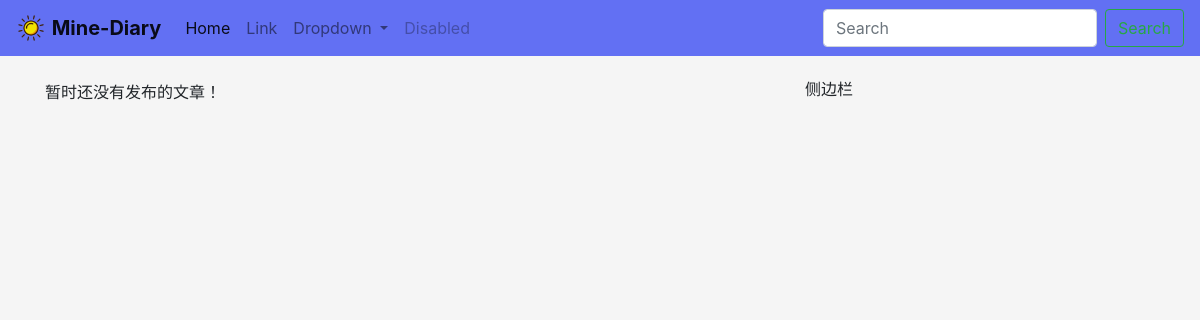
The app's page /, older data.
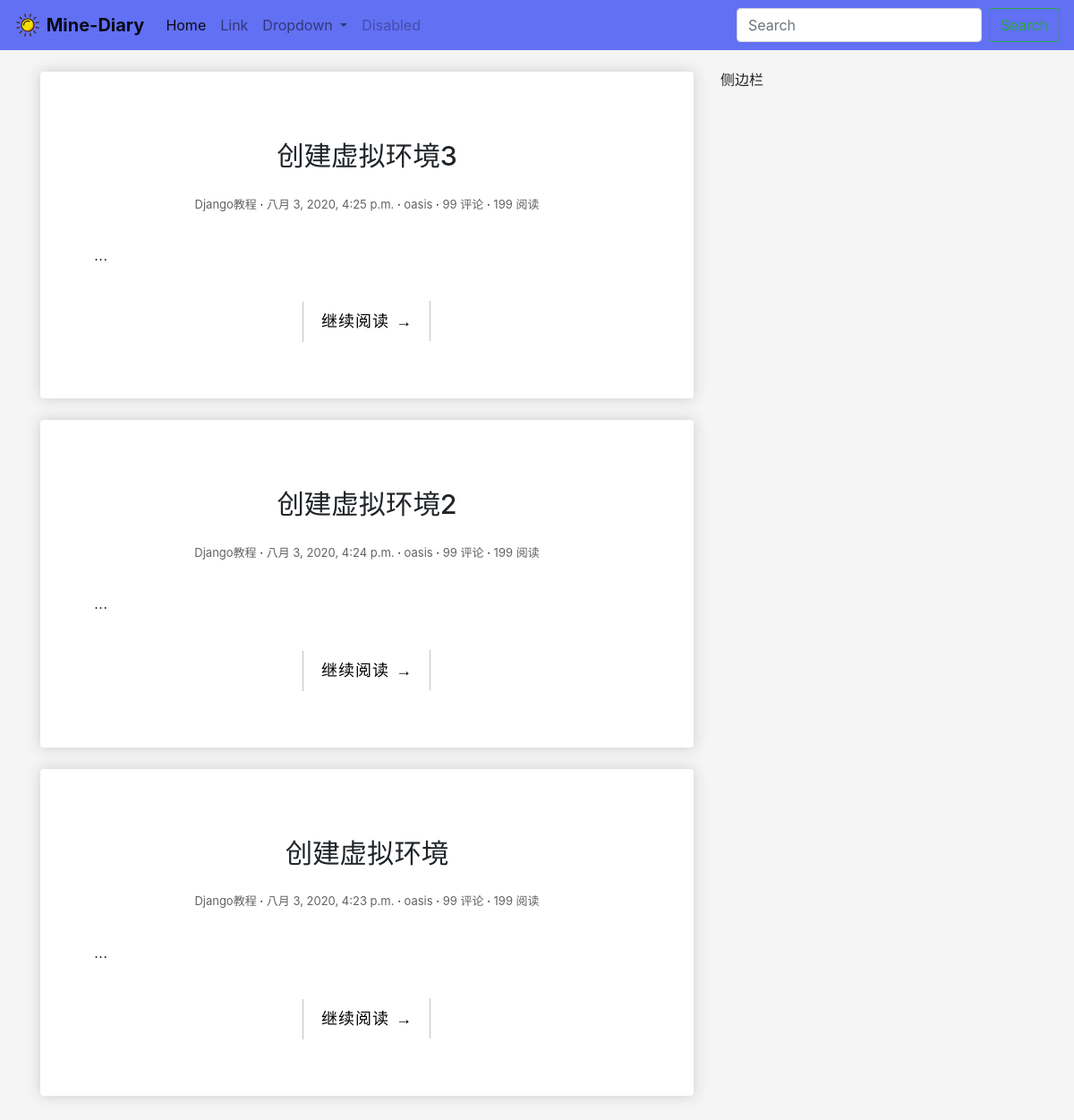
The same page, newer data.
### blog/models.py (models this page shows, shortened)
class Post(models.Model):
    author = models.ForeignKey(
        User, verbose_name='作者', on_delete=models.CASCADE)
    title = models.CharField('标题', max_length=100)
    body = models.TextField('正文')
    created_time = models.DateTimeField('创建时间', default=timezone.now)
    modified_time = models.DateTimeField('修改时间')
    excerpt = models.CharField('摘要', max_length=100, blank=True)
    categories = models.ForeignKey(
        Category, verbose_name='归档', on_delete=models.CASCADE)
    tags = models.ManyToManyField(Tag, verbose_name='标签', blank=True)
    class Meta:
        verbose_name = '文章'
        verbose_name_plural = '文章'

class Category(models.Model):
    name = models.CharField(max_length=100)
    class Meta:
        verbose_name = '分类'
        verbose_name_plural = '分类'

### blog/views.py (the view)
# urls.py: path('', index, name='index')
def index(request):
    post_list = Post.objects.order_by('-created_time')
    return render(request, 'blog/index.html', context={'post_list': post_list})

### blog/templates/blog/index.html
{% extends 'base.html' %}
{% block main %}
  {% for post in post_list %}
  <div class="box-element post">
    <article class="post post-{{ post.pk }}">
      <header class="entry-header">
        <h1 class="entry-title">
          <a>{{ post.title }}</a>
        </h1>
        <div class="entry-meta">
          <span class="post-category"><a>{{ post.categories.name }}</a></span>
          <span class="post-date"><a><time class="entry-date"
                datetime="{{ post.created_time }}">{{ post.created_time }}</time></a></span>
          <span class="post-author"><a>{{ post.author }}</a></span>
          <span class="comments-link"><a>99 评论</a></span>
          <span class="views-count"><a>199 阅读</a></span>
        </div>
      </header>
      <div class="entry-content clearfix">
        <p>{{ post.excerpt }}...</p>
        <div class="read-more cl-effect-14">
          <a href="{{ post.get_absolute_url }}" class="more-link">继续阅读 <span class="meta-nav">→</span></a>
        </div>
      </div>
      <br>
      <br>
    </article>
  </div>
  <br>
  {% empty %}
  <div class="no-post">暂时还没有发布的文章！</div>
  {% endfor %}
{% endblock main %}

### blog/templates/base.html (shortened to what this page needs)
{% load static %}
<!DOCTYPE html>
<html>
<head>
  <link rel="stylesheet" href="https://stackpath.bootstrapcdn.com/bootstrap/4.5.0/css/bootstrap.min.css"
>
  <link rel="stylesheet" type="text/css" href="{% static 'blog/css/main.css' %}">
</head>
<body>
  <nav class="navbar navbar-expand-lg navbar-light" style="background-color: rgb(98, 112, 243);">
    <a class="navbar-brand" href="{% url 'index' %}">
      <img src="{% static 'blog/images/sun.png' %}" width="30" height="30" class="d-inline-block align-top" alt=""
        loading="lazy">
      <strong>Mine-Diary</strong>
    </a>
    <div class="collapse navbar-collapse" id="navbarSupportedContent">
      <ul class="navbar-nav mr-auto">
        <li class="nav-item active">
          <a class="nav-link" href="{% url 'index' %}">Home <span class="sr-only">(current)</span></a>
        </li>
        <li class="nav-item">
          <a class="nav-link" href="#">Link</a>
        </li>
        <li class="nav-item dropdown">
          <a class="nav-link dropdown-toggle" href="#" id="navbarDropdown" role="button" data-toggle="dropdown"
            aria-haspopup="true" aria-expanded="false">
            Dropdown
          </a>
        </li>
        <li class="nav-item">
          <a class="nav-link disabled" href="#" tabindex="-1" aria-disabled="true">Disabled</a>
        </li>
      </ul>
      <form class="form-inline my-2 my-lg-0">
        <input class="form-control mr-sm-2" type="search" placeholder="Search" aria-label="Search">
        <button class="btn btn-outline-success my-2 my-sm-0" type="submit">Search</button>
      </form>
    </div>
  </nav>
  <br>
  <div class="content-body">
    <div class="container">
      <div class="row">
        <main class="col-md-8">
          {% block main %}
          {% endblock main %}
        </main>
        <aside class="col-md-4">
          <h6>侧边栏</h6>
        </aside>
      </div>
    </div>
  </div>
</body>
</html>

### blog/static/blog/css/main.css (style rules this page uses)
body { background-color: whitesmoke; }
.box-element { box-shadow: hsl(0, 0%, 80%) 0 0 16px; background-color: #fff; border-radius: 4px; padding: 10px; }
.content-body { padding-bottom: 4em; }
.post { background: #fff; padding: 30px 30px 0; }
.entry-title { text-align: center; font-size: 1.9em; margin-bottom: 20px; line-height: 1.6; padding: 10px 20px 0; }
.entry-meta { text-align: center; color: #646161; font-size: 13px; margin-bottom: 30px; }
.entry-content { font-size: 18px; line-height: 1.9; font-weight: 300; color: #000; }
.post-category::after, .post-date::after, .post-author::after, .comments-link::after { content: ' ·'; color: #000; }
.read-more { font-family: 'Ubuntu', sans-serif; font-weight: 400; word-spacing: 1px; letter-spacing: 0.01em; text-align: center; margin-top: 20px; }
.more-link { text-decoration: none; color: black; }
.cl-effect-14 a { padding: 0 20px; height: 45px; line-height: 45px; position: relative; display: inline-block; margin: 15px 25px; letter-spacing: 1px; font-weight: 400; text-shadow: 0 0 1px rgba(255, 255, 255, 0.3); }
.cl-effect-14 a::before, .cl-effect-14 a::after { position: absolute; width: 45px; height: 1px; background: #C3C3C3; content: ''; -webkit-transition: all 0.3s; -moz-transition: all 0.3s; transition: all 0.3s; pointer-events: none; }
.cl-effect-14 a::before { top: 0; left: 0; -webkit-transform: rotate(90deg); -moz-transform: rotate(90deg); transform: rotate(90deg); -webkit-transform-origin: 0 0; -moz-transform-origin: 0 0; transform-origin: 0 0; }
.cl-effect-14 a::after { right: 0; bottom: 0; -webkit-transform: rotate(90deg); -moz-transform: rotate(90deg); transform: rotate(90deg); -webkit-transform-origin: 100% 0; -moz-transform-origin: 100% 0; transform-origin: 100% 0; }

Row changes from the older to the newer data that the page shows:
added Post: title "创建虚拟环境3", categories.name "Django教程", created_time "八月 3, 2020, 4:25 p.m.", author "oasis"
added Post: title "创建虚拟环境2", categories.name "Django教程", created_time "八月 3, 2020, 4:24 p.m.", author "oasis"
added Post: title "创建虚拟环境", categories.name "Django教程", created_time "八月 3, 2020, 4:23 p.m.", author "oasis"
Text that changed along with them:
text no longer shown: "暂时还没有发布的文章！"
